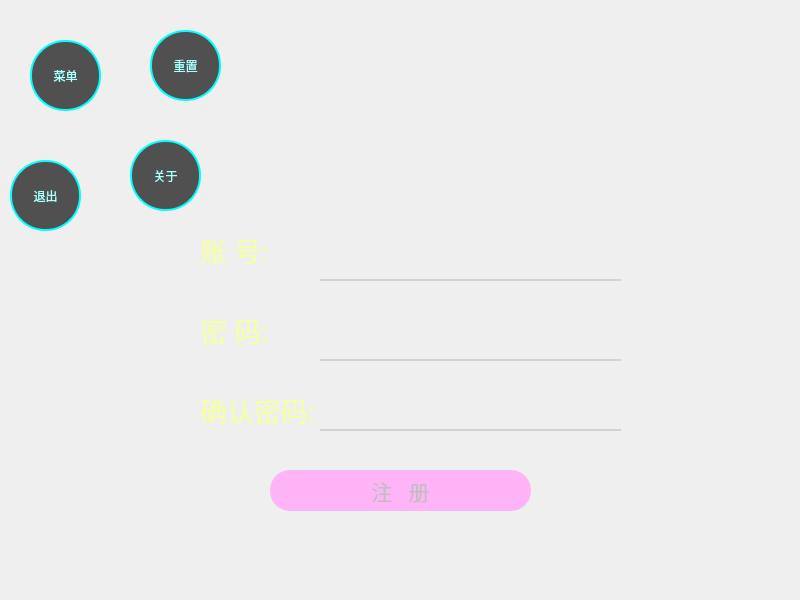
<?xml version="1.0" encoding="UTF-8"?>
<ui version="4.0">
 <class>Form</class>
 <widget class="QWidget" name="Form">
  <property name="geometry">
   <rect>
    <x>0</x>
    <y>0</y>
    <width>800</width>
    <height>600</height>
   </rect>
  </property>
  <property name="minimumSize">
   <size>
    <width>800</width>
    <height>600</height>
   </size>
  </property>
  <property name="maximumSize">
   <size>
    <width>800</width>
    <height>600</height>
   </size>
  </property>
  <property name="windowTitle">
   <string>Form</string>
  </property>
  <property name="styleSheet">
   <string notr="true">QWidget#Form{
	
	border-image: url(:/1/images/2.jpg);
}
</string>
  </property>
  <widget class="QPushButton" name="menu_Button">
   <property name="geometry">
    <rect>
     <x>30</x>
     <y>40</y>
     <width>71</width>
     <height>71</height>
    </rect>
   </property>
   <property name="styleSheet">
    <string notr="true">
QPushButton	{
	border-radius:35px;
	
	background-color: rgb(80, 80, 80);
	
	border:2px solid rgb(0, 255, 255);
	
	color: rgb(170, 255, 255);
}


QPushButton:hover	{

	
	border:4px solid rgb(255, 0, 0)
	
	
}


QPushButton:checked	{

	
	background-color: rgb(38, 89, 103)
	
}


</string>
   </property>
   <property name="text">
    <string>菜单</string>
   </property>
   <property name="checkable">
    <bool>true</bool>
   </property>
  </widget>
  <widget class="QPushButton" name="about_Button_2">
   <property name="geometry">
    <rect>
     <x>130</x>
     <y>140</y>
     <width>71</width>
     <height>71</height>
    </rect>
   </property>
   <property name="styleSheet">
    <string notr="true">
QPushButton	{
	border-radius:35px;
	
	background-color: rgb(80, 80, 80);
	
	border:2px solid rgb(0, 255, 255);
	
	color: rgb(170, 255, 255);
}


QPushButton:hover	{

	
	border:4px solid rgb(255, 0, 0)
	
	
}


QPushButton:checked	{

	
	background-color: rgb(38, 89, 103)
	
}


</string>
   </property>
   <property name="text">
    <string>关于</string>
   </property>
   <property name="checkable">
    <bool>false</bool>
   </property>
  </widget>
  <widget class="QPushButton" name="reset_Button_3">
   <property name="geometry">
    <rect>
     <x>150</x>
     <y>30</y>
     <width>71</width>
     <height>71</height>
    </rect>
   </property>
   <property name="styleSheet">
    <string notr="true">
QPushButton	{
	border-radius:35px;
	
	background-color: rgb(80, 80, 80);
	
	border:2px solid rgb(0, 255, 255);
	
	color: rgb(170, 255, 255);
}


QPushButton:hover	{

	
	border:4px solid rgb(255, 0, 0)
	
	
}


QPushButton:checked	{

	
	background-color: rgb(38, 89, 103)
	
}


</string>
   </property>
   <property name="text">
    <string>重置</string>
   </property>
   <property name="checkable">
    <bool>false</bool>
   </property>
  </widget>
  <widget class="QPushButton" name="exit_Button_4">
   <property name="geometry">
    <rect>
     <x>10</x>
     <y>160</y>
     <width>71</width>
     <height>71</height>
    </rect>
   </property>
   <property name="styleSheet">
    <string notr="true">
QPushButton	{
	border-radius:35px;
	
	background-color: rgb(80, 80, 80);
	
	border:2px solid rgb(0, 255, 255);
	
	color: rgb(170, 255, 255);
}


QPushButton:hover	{

	
	border:4px solid rgb(255, 0, 0)
	
	
}


QPushButton:checked	{

	
	background-color: rgb(38, 89, 103)
	
}


</string>
   </property>
   <property name="text">
    <string>退出</string>
   </property>
   <property name="checkable">
    <bool>false</bool>
   </property>
  </widget>
  <widget class="QPushButton" name="register_Button_5">
   <property name="enabled">
    <bool>false</bool>
   </property>
   <property name="geometry">
    <rect>
     <x>270</x>
     <y>470</y>
     <width>261</width>
     <height>41</height>
    </rect>
   </property>
   <property name="font">
    <font>
     <family>Microsoft YaHei UI Light</family>
     <pointsize>16</pointsize>
    </font>
   </property>
   <property name="styleSheet">
    <string notr="true">QPushButton{
background-color: rgb(255, 0, 127);
border-radius:20
}
QPushButton:hover{
	
	background-color: rgb(255, 170, 255);
}
QPushButton:pressed	{
	
	background-color: rgb(255, 85, 0);
}
QPushButton:disabled	{
	
	
	background-color: rgb(255, 180, 248);
}</string>
   </property>
   <property name="text">
    <string>注   册</string>
   </property>
  </widget>
  <widget class="QLabel" name="label">
   <property name="geometry">
    <rect>
     <x>200</x>
     <y>220</y>
     <width>131</width>
     <height>60</height>
    </rect>
   </property>
   <property name="minimumSize">
    <size>
     <width>100</width>
     <height>0</height>
    </size>
   </property>
   <property name="font">
    <font>
     <family>Microsoft YaHei UI Light</family>
     <pointsize>20</pointsize>
    </font>
   </property>
   <property name="styleSheet">
    <string notr="true">color: rgb(246, 255, 162);</string>
   </property>
   <property name="lineWidth">
    <number>2</number>
   </property>
   <property name="midLineWidth">
    <number>1</number>
   </property>
   <property name="text">
    <string>账              号:</string>
   </property>
   <property name="textFormat">
    <enum>Qt::RichText</enum>
   </property>
  </widget>
  <widget class="QLineEdit" name="id_line">
   <property name="geometry">
    <rect>
     <x>320</x>
     <y>220</y>
     <width>301</width>
     <height>61</height>
    </rect>
   </property>
   <property name="font">
    <font>
     <family>黑体</family>
     <pointsize>16</pointsize>
     <weight>50</weight>
     <italic>false</italic>
     <bold>false</bold>
    </font>
   </property>
   <property name="styleSheet">
    <string notr="true">background-color:transparent;
font: 16pt &quot;黑体&quot;;
color: rgb(252, 255, 35);
border:none;
border-bottom:2px solid lightgray;</string>
   </property>
   <property name="clearButtonEnabled">
    <bool>true</bool>
   </property>
  </widget>
  <widget class="QLineEdit" name="passwd_line">
   <property name="geometry">
    <rect>
     <x>320</x>
     <y>300</y>
     <width>301</width>
     <height>61</height>
    </rect>
   </property>
   <property name="font">
    <font>
     <family>黑体</family>
     <pointsize>16</pointsize>
     <weight>50</weight>
     <italic>false</italic>
     <bold>false</bold>
    </font>
   </property>
   <property name="styleSheet">
    <string notr="true">background-color:transparent;
font: 16pt &quot;黑体&quot;;
color: rgb(252, 255, 35);
border:none;
border-bottom:2px solid lightgray;</string>
   </property>
   <property name="clearButtonEnabled">
    <bool>true</bool>
   </property>
  </widget>
  <widget class="QLabel" name="label_2">
   <property name="geometry">
    <rect>
     <x>200</x>
     <y>300</y>
     <width>100</width>
     <height>60</height>
    </rect>
   </property>
   <property name="minimumSize">
    <size>
     <width>100</width>
     <height>0</height>
    </size>
   </property>
   <property name="font">
    <font>
     <family>Microsoft YaHei UI Light</family>
     <pointsize>20</pointsize>
    </font>
   </property>
   <property name="styleSheet">
    <string notr="true">color: rgb(246, 255, 162);</string>
   </property>
   <property name="text">
    <string>密           码:</string>
   </property>
   <property name="textFormat">
    <enum>Qt::RichText</enum>
   </property>
  </widget>
  <widget class="QLabel" name="label_3">
   <property name="geometry">
    <rect>
     <x>200</x>
     <y>380</y>
     <width>131</width>
     <height>60</height>
    </rect>
   </property>
   <property name="minimumSize">
    <size>
     <width>100</width>
     <height>0</height>
    </size>
   </property>
   <property name="font">
    <font>
     <family>Microsoft YaHei UI Light</family>
     <pointsize>20</pointsize>
    </font>
   </property>
   <property name="styleSheet">
    <string notr="true">color: rgb(246, 255, 162);</string>
   </property>
   <property name="text">
    <string>确认密码:</string>
   </property>
   <property name="textFormat">
    <enum>Qt::RichText</enum>
   </property>
  </widget>
  <widget class="QLineEdit" name="confirm_line_6">
   <property name="geometry">
    <rect>
     <x>320</x>
     <y>370</y>
     <width>301</width>
     <height>61</height>
    </rect>
   </property>
   <property name="font">
    <font>
     <family>黑体</family>
     <pointsize>16</pointsize>
     <weight>50</weight>
     <italic>false</italic>
     <bold>false</bold>
    </font>
   </property>
   <property name="styleSheet">
    <string notr="true">background-color:transparent;
font: 16pt &quot;黑体&quot;;
color: rgb(252, 255, 35);
border:none;
border-bottom:2px solid lightgray;</string>
   </property>
   <property name="clearButtonEnabled">
    <bool>true</bool>
   </property>
  </widget>
  <zorder>about_Button_2</zorder>
  <zorder>reset_Button_3</zorder>
  <zorder>exit_Button_4</zorder>
  <zorder>register_Button_5</zorder>
  <zorder>label</zorder>
  <zorder>id_line</zorder>
  <zorder>passwd_line</zorder>
  <zorder>label_2</zorder>
  <zorder>label_3</zorder>
  <zorder>menu_Button</zorder>
  <zorder>confirm_line_6</zorder>
 </widget>
 <resources>
  <include location="../login.qrc"/>
 </resources>
 <connections>
  <connection>
   <sender>menu_Button</sender>
   <signal>clicked()</signal>
   <receiver>Form</receiver>
   <slot>show_hide_menu()</slot>
   <hints>
    <hint type="sourcelabel">
     <x>73</x>
     <y>80</y>
    </hint>
    <hint type="destinationlabel">
     <x>17</x>
     <y>115</y>
    </hint>
   </hints>
  </connection>
  <connection>
   <sender>reset_Button_3</sender>
   <signal>clicked()</signal>
   <receiver>Form</receiver>
   <slot>reset()</slot>
   <hints>
    <hint type="sourcelabel">
     <x>181</x>
     <y>63</y>
    </hint>
    <hint type="destinationlabel">
     <x>0</x>
     <y>152</y>
    </hint>
   </hints>
  </connection>
  <connection>
   <sender>exit_Button_4</sender>
   <signal>clicked()</signal>
   <receiver>Form</receiver>
   <slot>exit_pane()</slot>
   <hints>
    <hint type="sourcelabel">
     <x>45</x>
     <y>195</y>
    </hint>
    <hint type="destinationlabel">
     <x>0</x>
     <y>212</y>
    </hint>
   </hints>
  </connection>
  <connection>
   <sender>about_Button_2</sender>
   <signal>clicked()</signal>
   <receiver>Form</receiver>
   <slot>about()</slot>
   <hints>
    <hint type="sourcelabel">
     <x>157</x>
     <y>177</y>
    </hint>
    <hint type="destinationlabel">
     <x>0</x>
     <y>253</y>
    </hint>
   </hints>
  </connection>
  <connection>
   <sender>register_Button_5</sender>
   <signal>clicked()</signal>
   <receiver>Form</receiver>
   <slot>register()</slot>
   <hints>
    <hint type="sourcelabel">
     <x>298</x>
     <y>489</y>
    </hint>
    <hint type="destinationlabel">
     <x>0</x>
     <y>489</y>
    </hint>
   </hints>
  </connection>
  <connection>
   <sender>menu_Button</sender>
   <signal>clicked(bool)</signal>
   <receiver>menu_Button</receiver>
   <slot>showMenu()</slot>
   <hints>
    <hint type="sourcelabel">
     <x>71</x>
     <y>88</y>
    </hint>
    <hint type="destinationlabel">
     <x>71</x>
     <y>88</y>
    </hint>
   </hints>
  </connection>
  <connection>
   <sender>id_line</sender>
   <signal>textChanged(QString)</signal>
   <receiver>Form</receiver>
   <slot>enable_text_button()</slot>
   <hints>
    <hint type="sourcelabel">
     <x>585</x>
     <y>259</y>
    </hint>
    <hint type="destinationlabel">
     <x>799</x>
     <y>239</y>
    </hint>
   </hints>
  </connection>
  <connection>
   <sender>passwd_line</sender>
   <signal>textChanged(QString)</signal>
   <receiver>Form</receiver>
   <slot>enable_text_button()</slot>
   <hints>
    <hint type="sourcelabel">
     <x>548</x>
     <y>341</y>
    </hint>
    <hint type="destinationlabel">
     <x>799</x>
     <y>325</y>
    </hint>
   </hints>
  </connection>
  <connection>
   <sender>confirm_line_6</sender>
   <signal>textChanged(QString)</signal>
   <receiver>Form</receiver>
   <slot>enable_text_button()</slot>
   <hints>
    <hint type="sourcelabel">
     <x>583</x>
     <y>402</y>
    </hint>
    <hint type="destinationlabel">
     <x>817</x>
     <y>407</y>
    </hint>
   </hints>
  </connection>
 </connections>
 <slots>
  <slot>show_hide_menu()</slot>
  <slot>reset()</slot>
  <slot>exit_pane()</slot>
  <slot>about()</slot>
  <slot>register()</slot>
  <slot>enable_text_button()</slot>
 </slots>
</ui>
